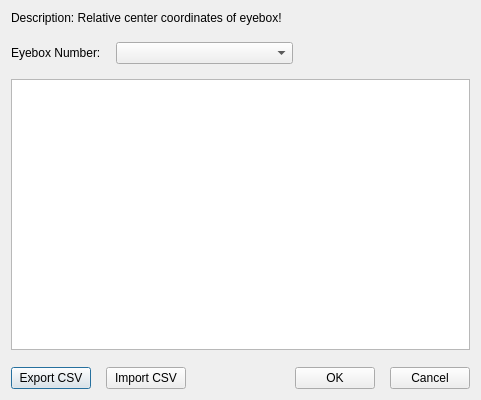
<?xml version="1.0" encoding="UTF-8"?>
<ui version="4.0">
 <class>DutEyeboxWidgetClass</class>
 <widget class="QDialog" name="DutEyeboxWidgetClass">
  <property name="geometry">
   <rect>
    <x>0</x>
    <y>0</y>
    <width>481</width>
    <height>400</height>
   </rect>
  </property>
  <property name="windowTitle">
   <string>DutEyeboxWidget</string>
  </property>
  <layout class="QVBoxLayout" name="verticalLayout">
   <item>
    <widget class="QLabel" name="label_2">
     <property name="text">
      <string>Description: Relative center coordinates of eyebox!</string>
     </property>
    </widget>
   </item>
   <item>
    <widget class="QWidget" name="widget" native="true">
     <property name="minimumSize">
      <size>
       <width>0</width>
       <height>0</height>
      </size>
     </property>
     <layout class="QVBoxLayout" name="verticalLayout_6">
      <property name="spacing">
       <number>15</number>
      </property>
      <property name="leftMargin">
       <number>0</number>
      </property>
      <property name="rightMargin">
       <number>0</number>
      </property>
      <item>
       <widget class="QWidget" name="widget_6" native="true">
        <layout class="QHBoxLayout" name="horizontalLayout_6" stretch="0,1,1">
         <property name="spacing">
          <number>15</number>
         </property>
         <property name="leftMargin">
          <number>0</number>
         </property>
         <property name="topMargin">
          <number>0</number>
         </property>
         <property name="rightMargin">
          <number>0</number>
         </property>
         <property name="bottomMargin">
          <number>0</number>
         </property>
         <item>
          <widget class="QLabel" name="label">
           <property name="text">
            <string>Eyebox Number:</string>
           </property>
          </widget>
         </item>
         <item>
          <widget class="QComboBox" name="comboBox_eyeboxNumber"/>
         </item>
         <item>
          <spacer name="horizontalSpacer_3">
           <property name="orientation">
            <enum>Qt::Horizontal</enum>
           </property>
           <property name="sizeHint" stdset="0">
            <size>
             <width>40</width>
             <height>20</height>
            </size>
           </property>
          </spacer>
         </item>
        </layout>
       </widget>
      </item>
      <item>
       <widget class="QTableWidget" name="tableWidget_eyeboxs"/>
      </item>
     </layout>
    </widget>
   </item>
   <item>
    <layout class="QHBoxLayout" name="horizontalLayout">
     <property name="spacing">
      <number>15</number>
     </property>
     <item>
      <widget class="QPushButton" name="btn_exportCsv">
       <property name="minimumSize">
        <size>
         <width>80</width>
         <height>0</height>
        </size>
       </property>
       <property name="text">
        <string>Export CSV</string>
       </property>
      </widget>
     </item>
     <item>
      <widget class="QPushButton" name="btn_importCsv">
       <property name="minimumSize">
        <size>
         <width>80</width>
         <height>0</height>
        </size>
       </property>
       <property name="text">
        <string>Import CSV</string>
       </property>
      </widget>
     </item>
     <item>
      <spacer name="horizontalSpacer">
       <property name="orientation">
        <enum>Qt::Horizontal</enum>
       </property>
       <property name="sizeHint" stdset="0">
        <size>
         <width>40</width>
         <height>20</height>
        </size>
       </property>
      </spacer>
     </item>
     <item>
      <widget class="QPushButton" name="btn_ok">
       <property name="minimumSize">
        <size>
         <width>80</width>
         <height>0</height>
        </size>
       </property>
       <property name="text">
        <string>OK</string>
       </property>
      </widget>
     </item>
     <item>
      <widget class="QPushButton" name="btn_cancel">
       <property name="minimumSize">
        <size>
         <width>80</width>
         <height>0</height>
        </size>
       </property>
       <property name="text">
        <string>Cancel</string>
       </property>
      </widget>
     </item>
    </layout>
   </item>
  </layout>
 </widget>
 <layoutdefault spacing="6" margin="11"/>
 <resources/>
 <connections/>
</ui>
